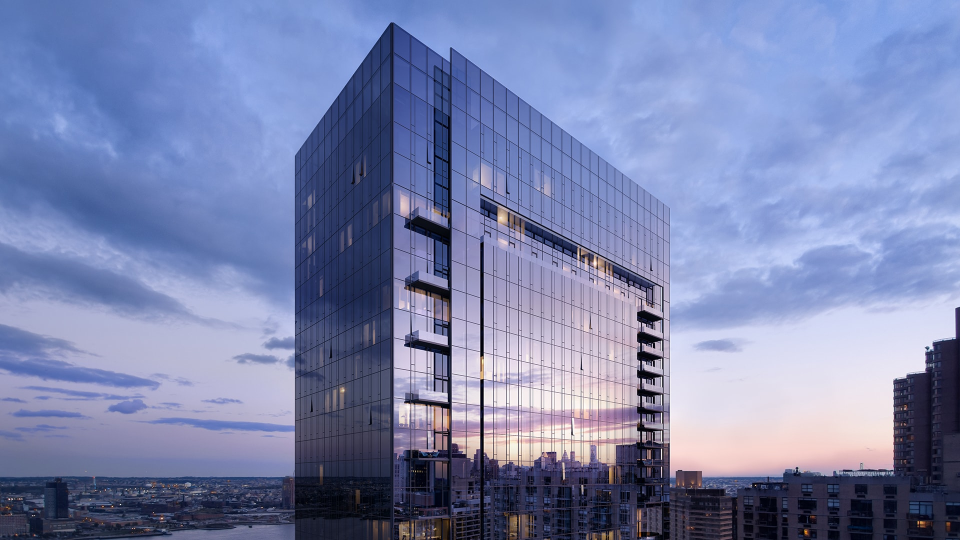
#> input picture images/bldg-1.jpg, 1920 x 1080 px (shown at 1/2 size)
$ python make_images.py
#> lines starting #> are read from the running program, lines starting #| are printed output that depends on the picture
### dc_tests.py
from visualizing_donut_corners import *
from donut_corners import DonutCorners
from skimage import io

# [26 lines left out: function test_rigidized, not called in this run]

def test_building(bldg_no = 1, crop = (slice(0,200), slice(650,950)), score_all = True, save_prefix = None):
#> called with bldg_no = 1, score_all = True, save_prefix = 'figures/bldg-1'
    img = io.imread(f'images/bldg-{bldg_no}.jpg')
#> img is the input picture: shape (1080, 1920, 3); mean R, G, B 122.5, 132.5, 173.7
    if crop is not None:
        img = img[crop]
    #img = img[500:1500:5, 500:1500:5]

    kwargs = {'angle_count': 100,
            'beam_width': 2,
            'fork_spread': 2,
            'beam_length': 30,
            'beam_start': 5,
            'min_corner_score': 0.1,
            'eval_method': {'sectional': True, 'elimination_width': 6, 'max_n': 3, 'elim_double_ends': False}
            }

    dc = DonutCorners(**kwargs)
    dc.init(img)

    import sys
    if score_all:
        dc.score_all('pydevd' not in sys.modules)

    #dc.find_corner(np.array([50,70]))
    #dc.find_corners()#'pydevd' not in sys.modules)
    dc.find_corners_grid()

    if dc.scored is not None:
        sc = dc.scored
    else:
        sc = np.nan_to_num(dc.scored_partial, nan=0)
    sc = sc / np.max(sc) * 255
    sc = np.pad(sc[...,None], ((0,0),(0,0),(0,2)), mode='constant').astype(int)

    im_1 = paint_corners(np.maximum(dc.src, sc), dc)
    im_2 = paint_corners(sc.copy(), dc)

    if save_prefix is not None:
        io.imsave(save_prefix + "_all.png", im_1, check_contrast=False)
        io.imsave(save_prefix + "_scores_only.png", sc, check_contrast=False)
        io.imsave(save_prefix + "_scores_corners.png", im_2, check_contrast=False)
    else:
        show_img(im_1)
        if score_all:
            show_img(sc)
        show_img(im_2)


# [23 lines left out: functions beam_demo, beam_demo_small, not called in this run]

# [3 lines that do not run on import are left out]
    # [4 lines of commented-out code are left out]

### donut_corners.py
from skimage import io
import numpy as np

from collections import deque

from multiprocessing import Pool, cpu_count
from math import pi, atan2, sqrt
import random
# import numba

class DonutCorners():
    rot90 = np.array([[0, -1], [1, 0]])

    # pylint: disable=too-many-instance-attributes
    def __init__(self, **kwargs):
        # passed on params
        self.search_args = dict(top_n=10, img_shape=None)
        self.img_shape = None
        self.top_n = None
        self.engineered_only = False

        # beam & lighthouse
        self.angle_count = 12
        self.beam_width = 3
        self.fork_spread = 2
        self.beam_length = 30
        self.beam_start = 0
        self.beam_width = 2

        self.eval_method = {'elimination_width': self.angle_count // 30, 'max_n': 3, 'elim_double_ends': True}

        # grid params
        self.grid_size = 30
        self.min_corner_score = 0.1

        self.scored = None
        self.scored_partial = None
        self.point_info = None
        self.basins = None
        self.corners = None

        self.set_params(**kwargs)


    def set_params(self, self_correct=True, **kwargs):
        self.__dict__.update(kwargs)
        self.beam_diameter = 1 + self.beam_length * 2
        self.baked_angles = np.linspace(0, 2*pi, self.angle_count, endpoint=False)
        self.beam(self_correct)


    def init(self, image):
        if isinstance(image, str):
            self.src = io.imread(image)
        else:
            self.src = image

        self.dims = np.array(self.src.shape[:2], dtype=int)
#> self.dims = [1080, 1920]
        self.scored_partial = np.empty(self.dims)
        self.scored_partial[:] = np.NaN
        self.point_info = {}
        self.basins = np.zeros(self.dims, dtype=int)
        self.corners = []

        self.preprocess()


    def preprocess(self):
        if len(self.src.shape) == 3:
            self.bw = np.mean(self.src, axis=-1)
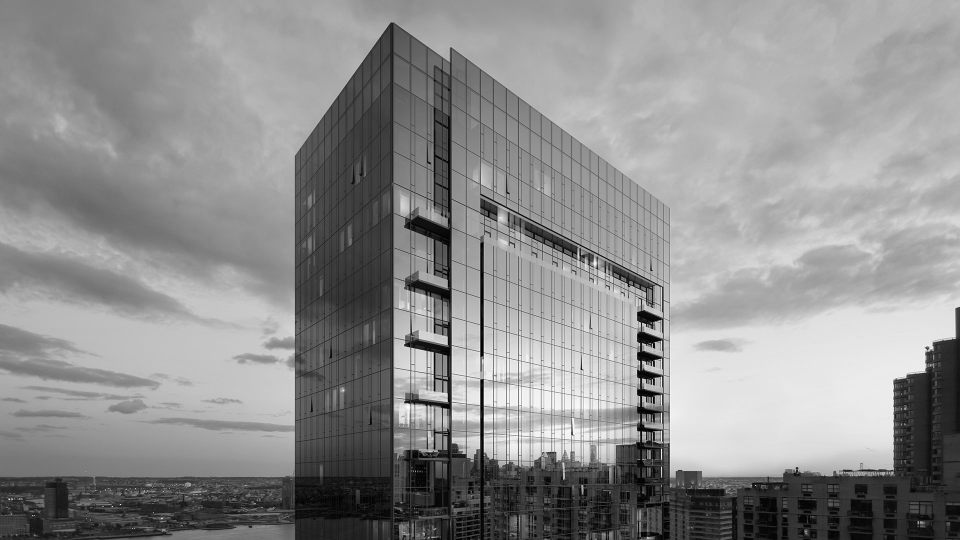
#> self.bw: shape (1080, 1920) float64 (shown at 1/2 size); min 0, max 255, mean 142.9
        else:
            self.bw = self.src
        l = int(self.beam_diameter/2 + 1)

        self.uv = np.gradient(self.bw)
#> self.uv = 2 items
        x, y = self.uv[0], self.uv[1]
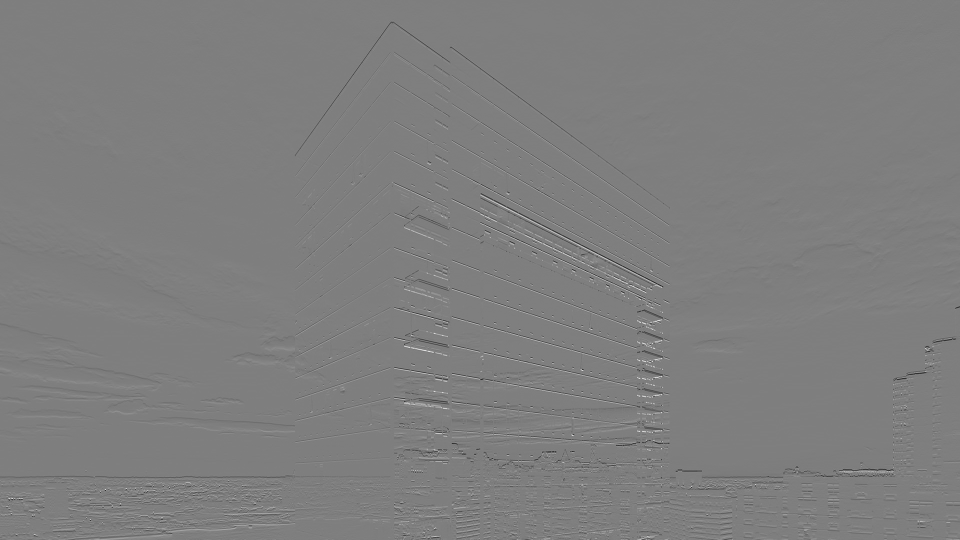
#> x: shape (1080, 1920) float64 (shown at 1/2 size); min -123, max 124.2, mean -0.1; drawn with min black and max white
        self.polar = np.stack((np.sqrt(x**2 + y**2), np.arctan2(y, x)))
        self.polar = np.pad(self.polar, ((l,l),(l,l),(0,0)),mode='constant', constant_values=0)


    def fit(self, X, y):
        return self


    # [28 lines left out: function transform, not called in this run]


    def beam(self, self_correct=True):
        r, d, ir = self.beam_length, self.beam_diameter, self.beam_start
        w, spr, count = self.beam_width, self.fork_spread, self.angle_count

        di = int(d)
        ind = np.array(list(np.ndindex((di,di)))).reshape((di,di,2))
        delta = ind - d//2

        beam_angles = np.linspace(0,2*pi, count, endpoint=False)

        beam_uvs = np.stack((-np.sin(beam_angles), np.cos(beam_angles)), axis=-1)
        beam_perps = np.matmul(beam_uvs, DonutCorners.rot90)

        len_on_line = np.array([delta.dot(uv) for uv in beam_uvs])
        dist_to_line = np.array([delta.dot(perp) for perp in beam_perps])

        # make the prongs
        spiral = np.maximum(w / 2 - np.abs(dist_to_line), 0)

        # clip to length & side
        spiral[(len_on_line < ir) | (len_on_line > r)] = 0

        # normalize
        spiral = spiral / np.sum(spiral, axis=(1,2))[:, None, None]

        # error checking
        if np.any(np.isnan(spiral)):
            if self_correct:
                self.beam_width += 0.2
                self.beam_length += 0.5 # this should fix it most of the time
                self.beam()
                return
            raise ValueError('invalid beam values, getting nans in kernel')

        # store
        self.spiral = spiral.astype('float32')
        self.spiral_mask = spiral != 0
        self.weights = [self.spiral[i,...][self.spiral_mask[i,...]] for i in range(count)]
        self.beam_index = np.argwhere(self.spiral_mask)[...,0]
        self.beam_jumps = np.argwhere(self.beam_index[1:] != self.beam_index[:-1]).flatten() + 1


    # scoring methods
    # [23 lines left out: function get_score, not called in this run]


    @staticmethod
    def sharpen(angle1, angle2, power_mult=10):
        angle_delta = np.abs((angle1 - angle2)%pi - (pi/2))
        return np.exp(-power_mult*angle_delta)

    def score_point(self, point):
        di = int(self.beam_diameter)
        region = self.polar[point[0] : point[0] + di,
                            point[1] : point[1] + di, :]

        interest = [region[beam] for beam in self.spiral_mask]
#> interest = 100 items
        sharpened = [self.sharpen(beam[:,0], angle) * beam[:,1]\
            for angle, beam in zip(self.baked_angles, interest)]
#> sharpened = 100 items
        means = np.array([np.abs(np.mean(w * i)) for w, i in zip(self.weights, sharpened)])
#> means = 100 values, max 0.000726 at index 94, min 0 at index 0, mean 2.87e-05

        w=self.eval_method['elimination_width']
        no_doubles = self.eval_method['elim_double_ends']

        maxs = np.array([DonutCorners.get_max_idx(means, w=w,
                no_doubles = no_doubles) for _ in range(self.eval_method['max_n'])])
#> in get_max_idx, `arg = np.argmax(vals)`: arg = 94
#> in get_max_idx, `val = vals[arg]`: val = 0.000726
#> in get_max_idx, `ind = np.arange(arg-w, arg + w + 1) % len(vals)`: ind = [88, 89, 90, 91, 92, 93, 94, 95, 96, 97, 98, 99, 0]
#> maxs = [[94, 0.000726], [0, 0], [0, 0]]

        beam_strengths = maxs[:,1]
#> beam_strengths = [0.000726, 0, 0]
        beam_ids = maxs[:,0].astype(int)
#> beam_ids = [94, 0, 0]
        angles = self.baked_angles[beam_ids]
#> angles = [5.91, 0, 0]

        return np.mean(beam_strengths), angles, beam_strengths, beam_ids


    @staticmethod
    def get_max_idx(vals, w = 1, no_doubles = True, gradual = False):
        arg = np.argmax(vals)
        val = vals[arg]
        ind = np.arange(arg-w, arg + w + 1) % len(vals)
        vals[ind] = 0

        if gradual:
            raise NotImplementedError("gradual elimanation not implemented")
            if no_doubles:
                pass

        elif no_doubles:
            vals[(ind + len(vals)//2) % len(vals)] = 0 #eliminate double counting of edges

        return [arg, val]


    def score_row(self, y):
        return [self.score_point([y,x])[0] for x in range(self.src.shape[1])]


    def score_all(self, multithread = True):

        if multithread:
            with Pool(cpu_count() - 1) as p:
                out = p.map(self.score_row, range(self.src.shape[0]))

        else:
            out = [self.score_row(y) for y in range(self.src.shape[0])]

        out = np.array(out)

        self.scored = out
        return out


    def find_corner(self, point):
        return self.find_corners_grid(single_point=point)


    def out_of_bounds(self, point):
        return not np.all((point >= 0) & (point < self.src.shape[:-1]))


    # [114 lines left out: functions search_rays, find_corners_grid, not called in this run]


# [61 lines that do not run on import are left out]

### make_images.py
from dc_tests import test_building

for i in range(1,10):
#> (the run stopped early here; a loop or call above may not have finished)
